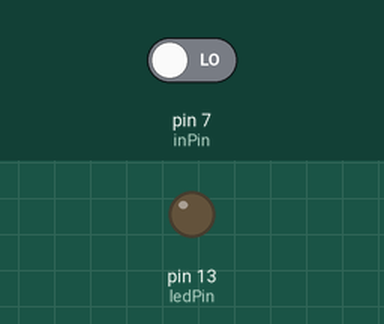
This sketch was run on a simulated Arduino Uno, built with avr-gcc and run on an emulated ATmega328P. Shown: output pins drawn as LEDs (lit = HIGH). The test bench sets the inputs (shaded band); at power-on: pin 7 (inPin) LOW.

Above: at 4.8 s.
4.9 s: pin 7 (inPin) driven HIGH
At 7.0 s:
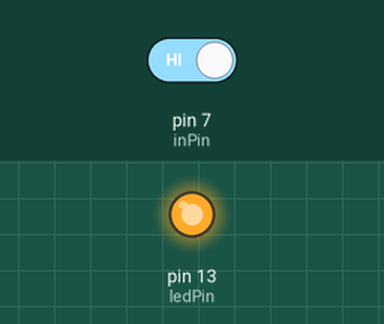
7.6 s: pin 7 (inPin) driven LOW
At 8.5 s:
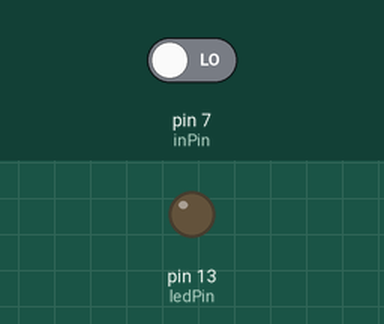
Timing chart, 0 to 10.6 s (numbered marks = the images above; inputs shaded):
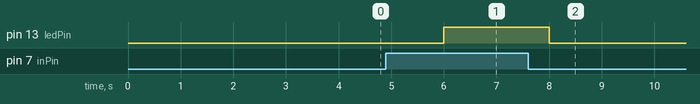

The sketch:

clase.ino
```cpp
int val=0;
int ledPin=13;
int inPin=7;

void setup() {
  pinMode(ledPin, OUTPUT);
  pinMode(inPin, INPUT);
  // put your setup code here, to run once:

}

void loop() {
  val = digitalRead(inPin);
  digitalWrite(ledPin, val);
  delay(2000);
  // put your main code here, to run repeatedly:

}
```

Measured:
- after the input at 4.9 s, pin 13 (ledPin): LOW → HIGH after 1.1 s
- after the input at 7.6 s, pin 13 (ledPin): HIGH → LOW after 0.40 s
